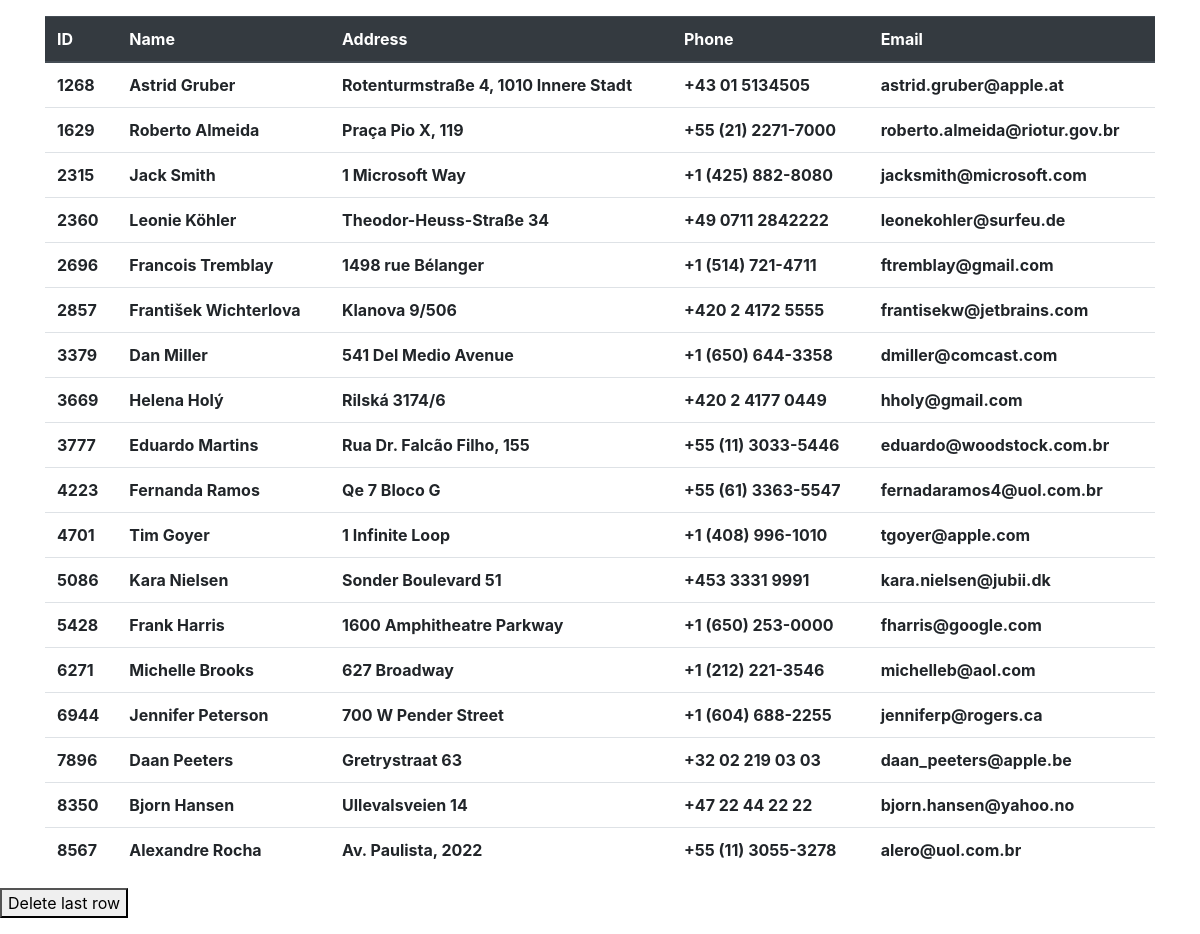
Page /1/index.php on the committed database.
### tables this page shows
CREATE TABLE "customers" (
	"CustomerId"	INTEGER NOT NULL,
	"FirstName"	NVARCHAR(40) NOT NULL,
	"LastName"	NVARCHAR(20) NOT NULL,
	"Company"	NVARCHAR(80),
	"Address"	NVARCHAR(70),
	"City"	NVARCHAR(40),
	"State"	NVARCHAR(40),
	"Country"	NVARCHAR(40),
	"PostalCode"	NVARCHAR(10),
	"Phone"	NVARCHAR(24),
	"Fax"	NVARCHAR(24),
	"Email"	NVARCHAR(60) NOT NULL,
	"SupportRepId"	INTEGER,
	PRIMARY KEY("CustomerId" AUTOINCREMENT),
	FOREIGN KEY("SupportRepId") REFERENCES "employees"("EmployeeId") ON DELETE NO ACTION ON UPDATE NO ACTION
);

### 1/index.php (the view, shortened to what this page needs)
<?php
 $db = new MyDB();
 $sql = 'SELECT * FROM customers';
 $result = $db->query($sql);
?>
<html lang="en">
<head>
    <link rel="stylesheet" href="https://cdn.jsdelivr.net/npm/bootstrap@4.6.2/dist/css/bootstrap.min.css">
</head>
<body>
    <div class="container">
        <table class="table md-6 mt-3">
            <thead class="thead-dark">
            <tr>
                <th>ID</th>
                <th>Name</th>
                <th>Address</th>
                <th>Phone</th>
                <th>Email</th>
            </tr>
            </thead>
            <tbody>
            <?php
            $last = 0;
                while($row = $result->fetchArray(SQLITE3_ASSOC)){
                    echo "<tr>
                    <th>".$row['CustomerId']."</th>
                    <th>".$row['FirstName']." ". $row['LastName']."</th>
                    <th>".$row['Address']."</th>
                    <th>".$row['Phone']."</th>
                    <th>".$row['Email']."</th>
                </tr>";
                    $last = $row['CustomerId'];
                }
            ?>
            </tbody>
        </table>
    </div>
    <div>
        <form action="delete.php" method="post">
        <button type="submit" name="submit" value="<?php echo $last;?>">Delete last row</button>
        </form>
    </div>
</body>
</html>

### rows in the picture
customers: CustomerId "1268", FirstName "Astrid", LastName "Gruber", Address "Rotenturmstraße 4, 1010 Innere Stadt", Phone "+43 01 5134505", Email "astrid.gruber@apple.at"
customers: CustomerId "1629", FirstName "Roberto", LastName "Almeida", Address "Praça Pio X, 119", Phone "+55 (21) 2271-7000", Email "roberto.almeida@riotur.gov.br"
customers: CustomerId "2315", FirstName "Jack", LastName "Smith", Address "1 Microsoft Way", Phone "+1 (425) 882-8080", Email "jacksmith@microsoft.com"
customers: CustomerId "2360", FirstName "Leonie", LastName "Köhler", Address "Theodor-Heuss-Straße 34", Phone "+49 0711 2842222", Email "leonekohler@surfeu.de"
customers: CustomerId "2696", FirstName "Francois", LastName "Tremblay", Address "1498 rue Bélanger", Phone "+1 (514) 721-4711", Email "ftremblay@gmail.com"
customers: CustomerId "2857", FirstName "František", LastName "Wichterlova", Address "Klanova 9/506", Phone "+420 2 4172 5555", Email "frantisekw@jetbrains.com"
customers: CustomerId "3379", FirstName "Dan", LastName "Miller", Address "541 Del Medio Avenue", Phone "+1 (650) 644-3358", Email "dmiller@comcast.com"
customers: CustomerId "3669", FirstName "Helena", LastName "Holý", Address "Rilská 3174/6", Phone "+420 2 4177 0449", Email "hholy@gmail.com"
customers: CustomerId "3777", FirstName "Eduardo", LastName "Martins", Address "Rua Dr. Falcão Filho, 155", Phone "+55 (11) 3033-5446", Email "eduardo@woodstock.com.br"
customers: CustomerId "4223", FirstName "Fernanda", LastName "Ramos", Address "Qe 7 Bloco G", Phone "+55 (61) 3363-5547", Email "fernadaramos4@uol.com.br"
customers: CustomerId "4701", FirstName "Tim", LastName "Goyer", Address "1 Infinite Loop", Phone "+1 (408) 996-1010", Email "tgoyer@apple.com"
customers: CustomerId "5086", FirstName "Kara", LastName "Nielsen", Address "Sonder Boulevard 51", Phone "+453 3331 9991", Email "kara.nielsen@jubii.dk"
customers: CustomerId "5428", FirstName "Frank", LastName "Harris", Address "1600 Amphitheatre Parkway", Phone "+1 (650) 253-0000", Email "fharris@google.com"
customers: CustomerId "6271", FirstName "Michelle", LastName "Brooks", Address "627 Broadway", Phone "+1 (212) 221-3546", Email "michelleb@aol.com"
customers: CustomerId "6944", FirstName "Jennifer", LastName "Peterson", Address "700 W Pender Street", Phone "+1 (604) 688-2255", Email "jenniferp@rogers.ca"
customers: CustomerId "7896", FirstName "Daan", LastName "Peeters", Address "Gretrystraat 63", Phone "+32 02 219 03 03", Email "daan_peeters@apple.be"
customers: CustomerId "8350", FirstName "Bjorn", LastName "Hansen", Address "Ullevalsveien 14", Phone "+47 22 44 22 22", Email "bjorn.hansen@yahoo.no"
customers: CustomerId "8567", FirstName "Alexandre", LastName "Rocha", Address "Av. Paulista, 2022", Phone "+55 (11) 3055-3278", Email "alero@uol.com.br"
